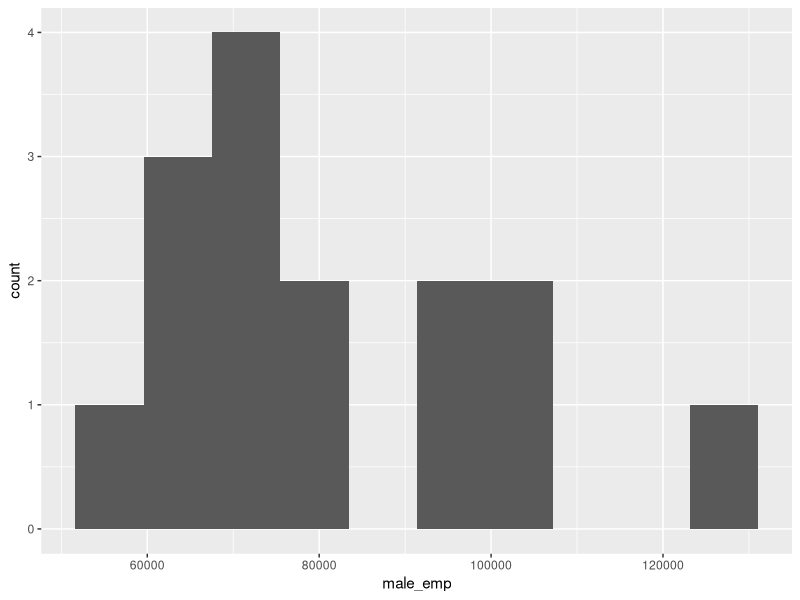
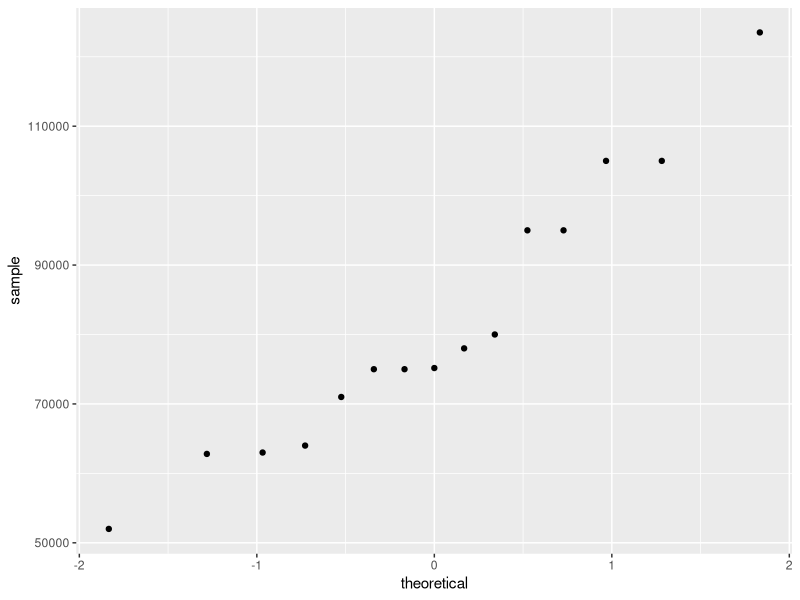
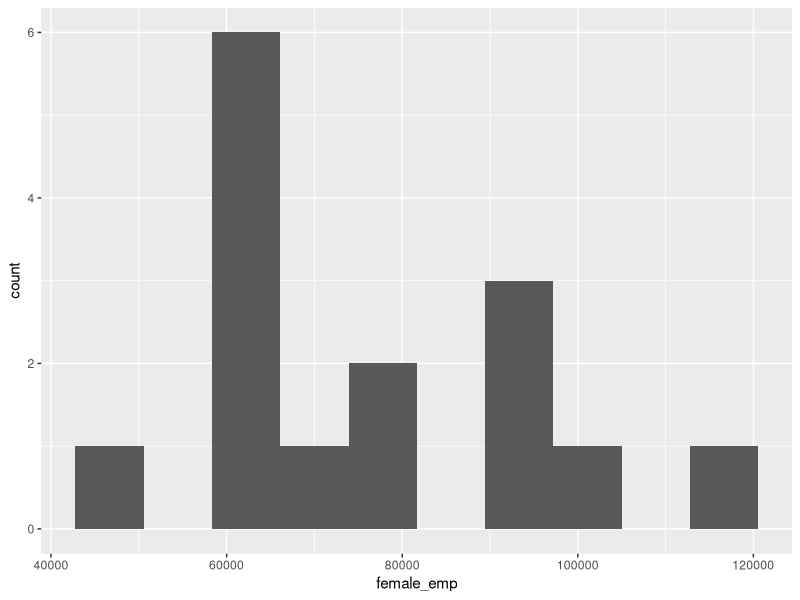
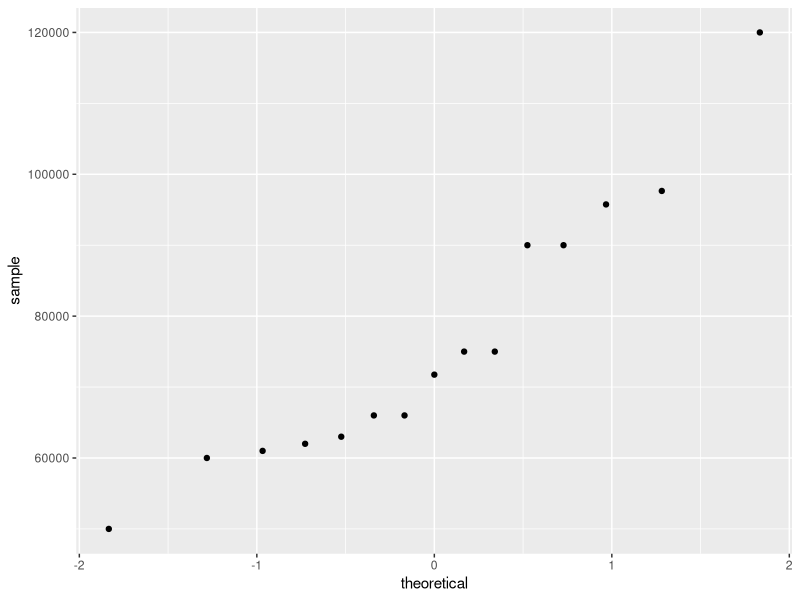
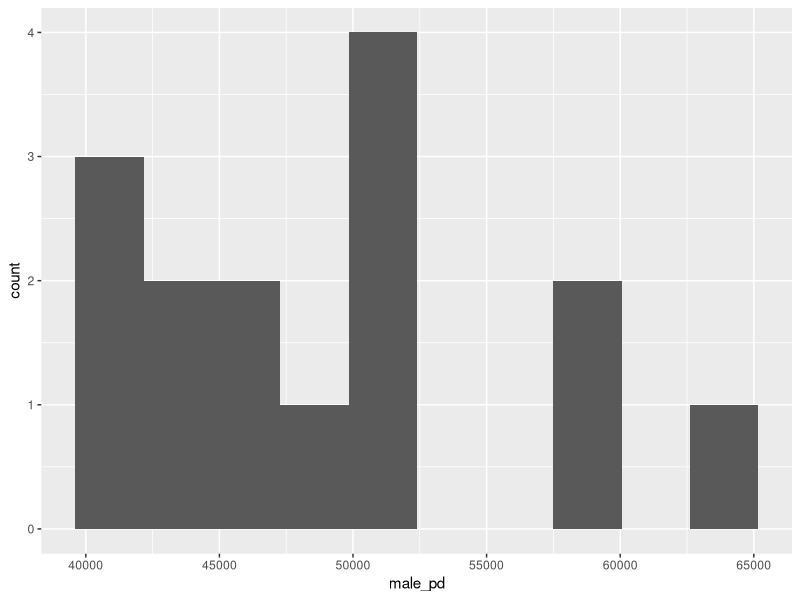
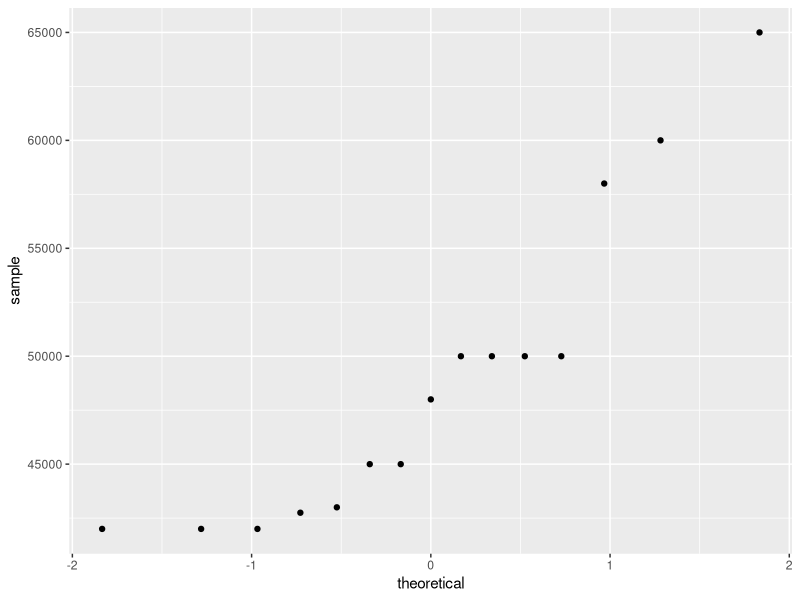

Reproduce these figures in R, in order. (Note: this script raises an error after producing the figures.)
## ---- chunk 1
knitr::opts_chunk$set(echo = TRUE)
## ---- chunk 2
# load packages


library(tidyverse)
library(ggplot2)

# read in data

median_salary <- read_csv("Median salary for doctoral recipients.csv")

## ---- chunk 3
# exploration of data

# male employed
hist_male_emp <- ggplot(median_salary, aes(x = male_emp))+
  geom_histogram(bins = 10)

hist_male_emp

qq_male_emp <- ggplot(median_salary, aes(sample = male_emp))+
  geom_qq()

qq_male_emp

# female employed
hist_female_emp <- ggplot(median_salary, aes(x = female_emp))+
  geom_histogram(bins = 10)

hist_female_emp

qq_female_emp <- ggplot(median_salary, aes(sample = female_emp))+
  geom_qq()

qq_female_emp


# male post doc

hist_male_pd <- ggplot(median_salary, aes(x = male_pd))+
  geom_histogram(bins = 10)

hist_male_pd

qq_male_pd <- ggplot(median_salary, aes(sample = male_pd))+
  geom_qq()

qq_male_pd

# female post doc

hist_female_pd <- ggplot(median_salary, aes(x = female_pd))+
  geom_histogram(bins = 10)

hist_female_pd

qq_female_pd <- ggplot(median_salary, aes(sample = female_pd))+
  geom_qq()

qq_female_pd

# these are not looking to be very normally distributed, but because they are medians of a larget data set is it still okay to do t-test?
# or should i use Mann - Whitney U (wilcoxon rank sum) test for rank? - risk loss of resolution

## ---- chunk 4
# Does median salary differ significantly between male and female starting postdoc positions?

test_pd <- wilcox.test(median_salary$male_pd, median_salary$female_pd)

test_pd

# test received a warning message "cannot compute exact pvalue with ties"

## ---- chunk 5
# Does median salary differ significantly between male and female PhD recipients in non-postdoc employment positions?

test_emp <- wilcox.test(median_salary$male_emp, median_salary$female_emp)

test_emp


# test received a warning message "cannot compute exact pvalue with ties"


